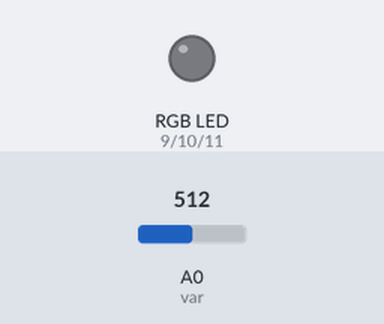
Recording of a sketch running on a simulated Arduino Uno, built with avr-gcc and run on an emulated ATmega328P. On the bench: an RGB LED mixed from three pins (HIGH = lit). The test bench sets the inputs (shaded band); at power-on: A0 (var) = 512. What the sketch prints to the serial monitor is not drawn.

Above: at 0.15 s.
At 5.26 s:
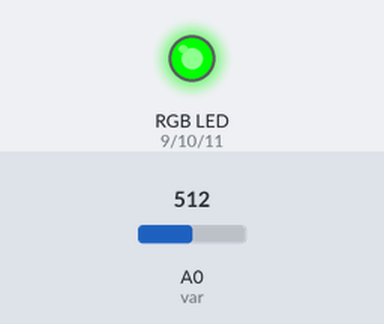
At 9.77 s:
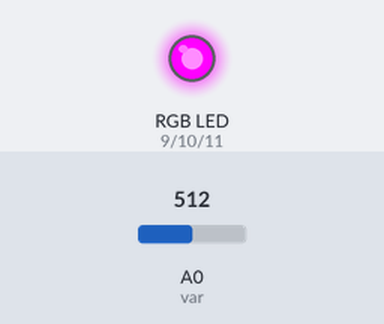
At 19.7 s:
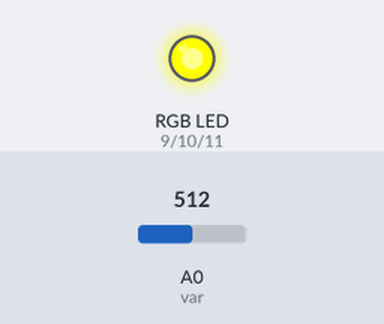
At 29.62 s:
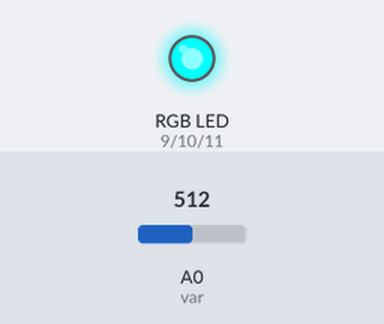
At 39.55 s:
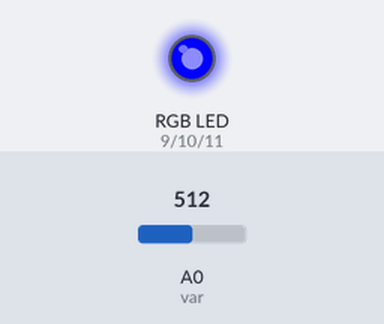
Timing chart, 0 to 40.0 s (numbered marks = the images above):
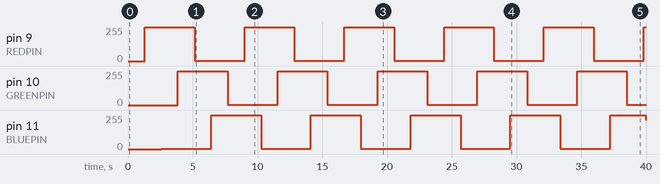

Measured:
- by itself, pin 9 (REDPIN), pin 10 (GREENPIN): alternates 255/255 for 3.8 s and 1/255 for 3.9 s
- by itself, pin 11 (BLUEPIN): 0/255 → 1/255 at 2.6 s, → 255/255 3.8 s later, → 1/255 3.9 s later, → 255/255 3.8 s later, … (11 changes in this stretch)

The sketch:

RGB_WASA.ino
```cpp
// color swirl! connect an RGB LED to the PWM pins as indicated
// in the #defines
// public domain, enjoy!
int REDPIN =9;
int var=A0;
int GREENPIN= 10;
int BLUEPIN= 11;
int FADESPEED=5;
// make this higher to slow down

void setup() {
  pinMode(REDPIN, OUTPUT);
  pinMode(GREENPIN, OUTPUT);
  pinMode(BLUEPIN, OUTPUT);
  pinMode(var, INPUT);
  Serial.begin(9600);
}


void loop() {

  int r, g, b;
var=analogRead(var);
 r= map(var, 0, 1023, 0, 255);

  // fade from blue to violet
  for (r = 0; r < 256; r++) {
    analogWrite(REDPIN, r);
    delay(FADESPEED);
    Serial.println(FADESPEED);
  }
  // fade from violet to red
  for (b = 255; b > 0; b--) {
    analogWrite(BLUEPIN, b);
    delay(FADESPEED);
  }
  // fade from red to yellow
  for (g = 0; g < 256; g++) {
    analogWrite(GREENPIN, g);
    delay(FADESPEED);
  }
  // fade from yellow to green
  for (r = 255; r > 0; r--) {
    analogWrite(REDPIN, r);
    delay(FADESPEED);
  }
  // fade from green to teal
  for (b = 0; b < 256; b++) {
    analogWrite(BLUEPIN, b);
    delay(FADESPEED);
  }
  // fade from teal to blue
  for (g = 255; g > 0; g--) {
    analogWrite(GREENPIN, g);
    delay(FADESPEED);
  }
}
```
